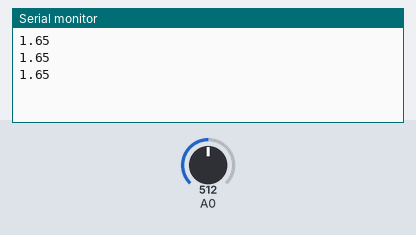
Bench run of a sketch on a simulated Arduino Uno, built with avr-gcc and run on an emulated ATmega328P. Parts: the last lines printed to the serial monitor. The test bench sets the inputs (shaded band); at power-on: A0 = 512.

Above: at 1.3 s.
1.4 s: A0 set to 716
At 1.9 s:
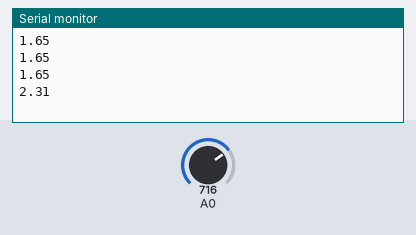
2.9 s: A0 set to 900
At 3.4 s:
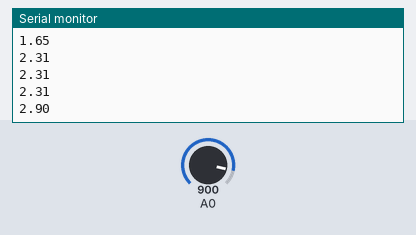
Timing chart, 0 to 5.9 s (numbered marks = the images above; inputs shaded):
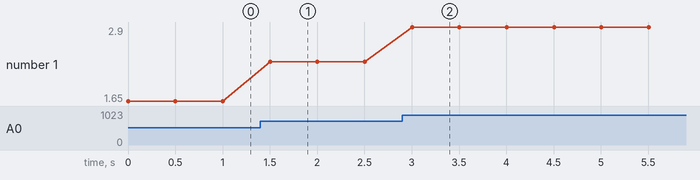

Measured:
- after the input at 1.4 s, the serial monitor: prints a new line after 0.10 s (image 1)
- after the input at 2.9 s, the serial monitor: prints a new line after 0.10 s (image 2)
- plotted number 1: 1.65 → 2.31 after the input at 1.4 s, 2.31 → 2.9 after the input at 2.9 s

The sketch:

sett_pH.ino
```cpp
int pH_value;
float Voltage;

void setup() {
  // put your setup code here, to run once:
  Serial.begin(9600);
}

void loop() {
  // put your main code here, to run repeatedly:
  pH_value = analogRead(A0);
  Voltage = pH_value * (3.3/1023.0);
  Serial.println(Voltage);
  delay(500);
}
```
